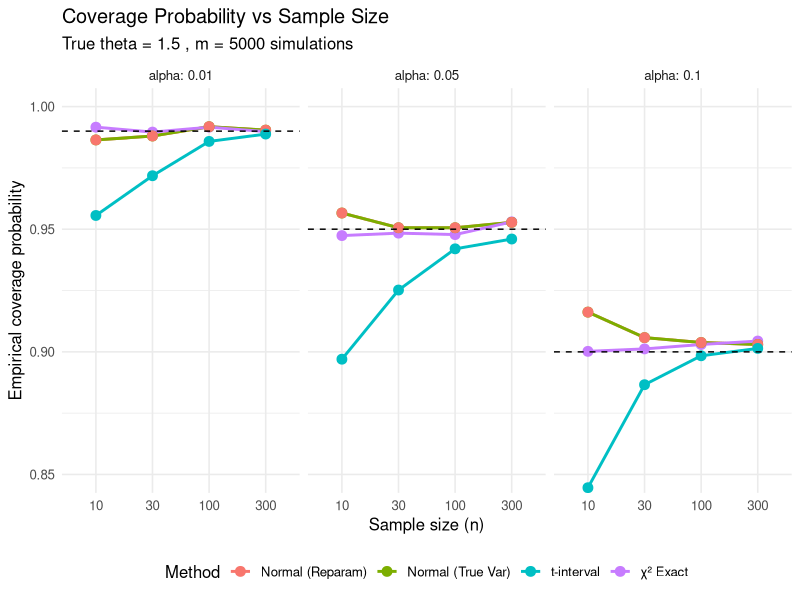
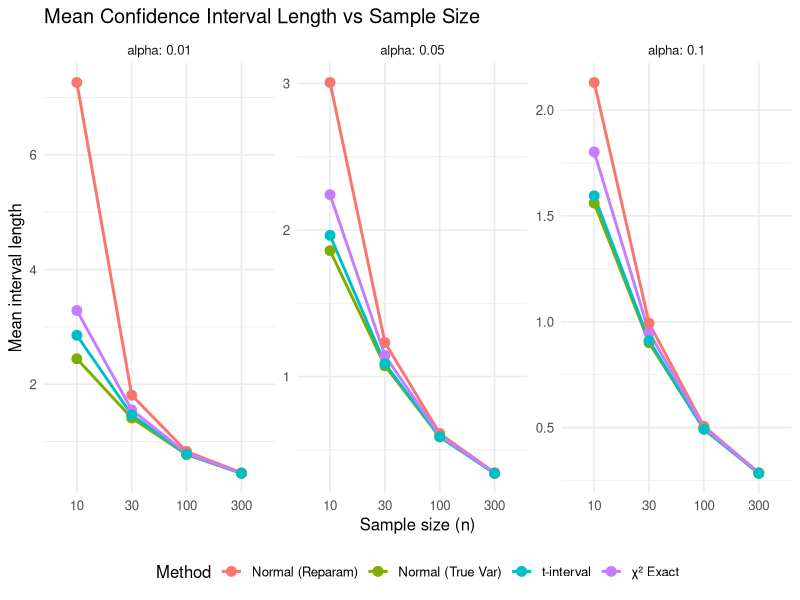
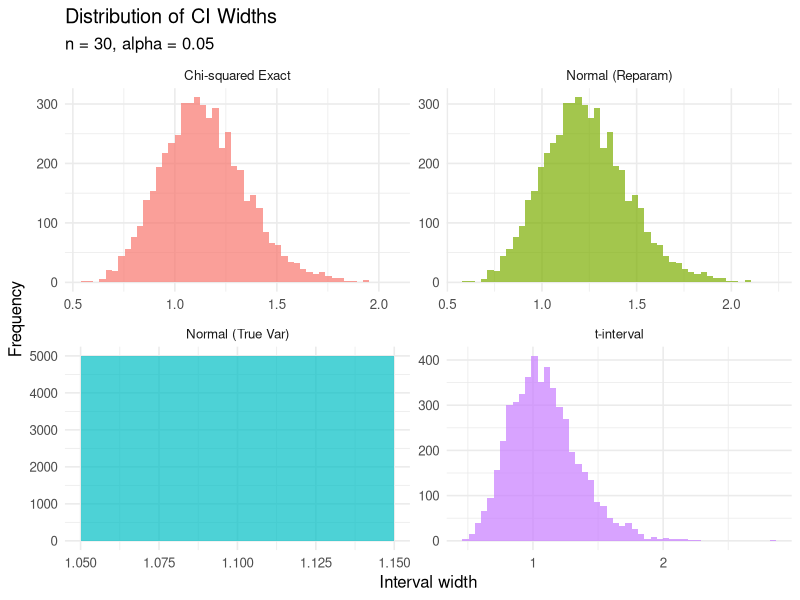
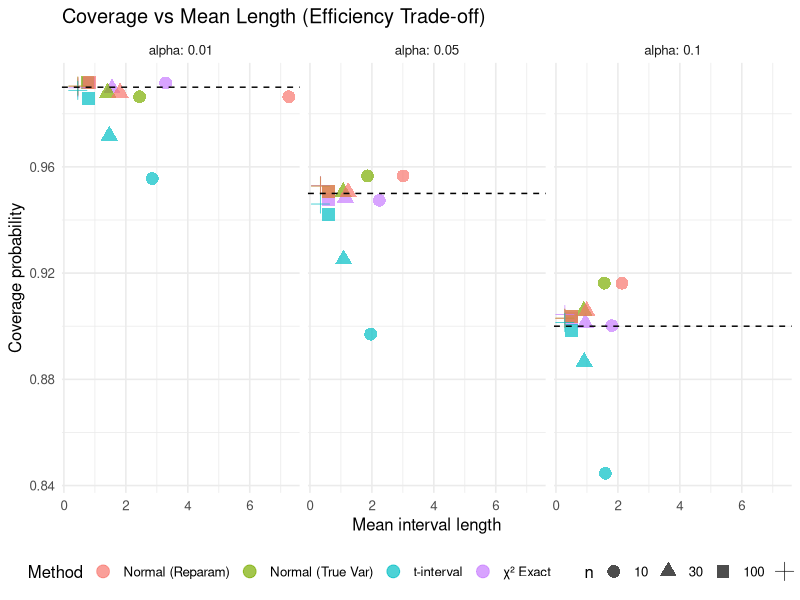
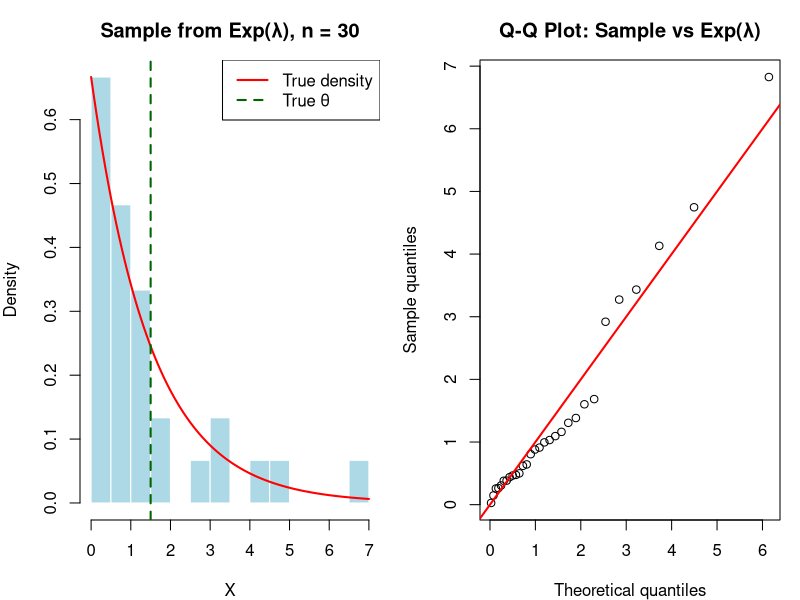

R code for these plots, in order:
## ---- chunk 1
library(ggplot2)
library(dplyr)
library(knitr)
## ---- chunk 2
set.seed(15)
team_id <- 15
theta   <- team_id / 10
lambda  <- 1 / theta

cat("Team ID:", team_id, "\n")
cat("θ =", theta, "\n")
cat("λ =", lambda, "\n\n")
## ---- chunk 3
ci_exp_chisq <- function(x, alpha){
  n    <- length(x)
  xbar <- mean(x)
  df   <- 2 * n
  
  lower <- 2 * n * xbar / qchisq(1 - alpha/2, df = df)
  upper <- 2 * n * xbar / qchisq(alpha/2, df = df)
  c(lower = lower, upper = upper)
}

ci_exp_normal_truevar <- function(x, alpha, theta_true){
  n    <- length(x)
  xbar <- mean(x)
  z    <- qnorm(1 - alpha/2)
  half <- z * theta_true / sqrt(n)
  c(lower = xbar - half, upper = xbar + half)
}

ci_exp_normal_reparam <- function(x, alpha){
  n    <- length(x)
  xbar <- mean(x)
  z    <- qnorm(1 - alpha/2)
  a    <- z / sqrt(n)
  
  lower <- xbar / (1 + a)
  upper <- xbar / (1 - a)
  c(lower = lower, upper = upper)
}

ci_exp_t <- function(x, alpha){
  n    <- length(x)
  xbar <- mean(x)
  s    <- sd(x)
  tval <- qt(1 - alpha/2, df = n - 1)
  half <- tval * s / sqrt(n)
  c(lower = xbar - half, upper = xbar + half)
}

## ---- chunk 4
simulate_exp_ci <- function(theta, n, m, alpha){
  lambda <- 1 / theta
  
  cover_counts <- numeric(4)
  length_sums  <- numeric(4)
  widths_store <- matrix(NA, nrow = m, ncol = 4)
  
  for (i in 1:m){
    x <- rexp(n, rate = lambda)
    
    ci1 <- ci_exp_chisq(x, alpha)
    ci2 <- ci_exp_normal_truevar(x, alpha, theta_true = theta)
    ci3 <- ci_exp_normal_reparam(x, alpha)
    ci4 <- ci_exp_t(x, alpha)
    
    cis <- list(ci1, ci2, ci3, ci4)
    
    for (k in 1:4){
      lower <- cis[[k]][1]
      upper <- cis[[k]][2]
      width <- upper - lower
      
      if (lower <= theta && theta <= upper){
        cover_counts[k] <- cover_counts[k] + 1
      }
      length_sums[k] <- length_sums[k] + width
      widths_store[i, k] <- width
    }
  }
  
  list(
    summary = data.frame(
      method = c("χ² Exact", "Normal (True Var)", "Normal (Reparam)", "t-interval"),
      alpha  = alpha,
      n      = n,
      m      = m,
      coverage = cover_counts / m,
      mean_length = length_sums / m,
      se_coverage = sqrt((cover_counts/m) * (1 - cover_counts/m) / m)
    ),
    widths = widths_store
  )
}

## ---- chunk 5
alphas <- c(0.1, 0.05, 0.01)
n_vec  <- c(10, 30, 100, 300)
m      <- 5000

results_list <- list()
all_widths <- list()

cat("Running simulations...\n")
for (n in n_vec){
  for (alpha in alphas){
    cat(sprintf("  n=%d, α=%.2f\n", n, alpha))
    res <- simulate_exp_ci(theta = theta, n = n, m = m, alpha = alpha)
    results_list[[length(results_list) + 1]] <- res$summary
    all_widths[[paste0("n", n, "_a", alpha)]] <- res$widths
  }
}

results <- do.call(rbind, results_list)
results$nominal_coverage <- 1 - results$alpha

## ---- chunk 6
print(results)
## ---- chunk 7
p1 <- ggplot(results, aes(x = factor(n), y = coverage, color = method, group = method)) +
  geom_line(linewidth = 1) +
  geom_point(size = 3) +
  geom_hline(aes(yintercept = nominal_coverage), linetype = "dashed", color = "black") +
  facet_wrap(~alpha, labeller = label_both) +
  theme_minimal(base_size = 12) +
  labs(
    title = "Coverage Probability vs Sample Size",
    subtitle = paste("True theta =", theta, ", m =", m, "simulations"),
    x = "Sample size (n)",
    y = "Empirical coverage probability",
    color = "Method"
  ) +
  theme(legend.position = "bottom") +
  coord_cartesian(ylim = c(0.85, 1.0))

print(p1)
## ---- chunk 8
p2 <- ggplot(results, aes(x = factor(n), y = mean_length, color = method, group = method)) +
  geom_line(size = 1) +
  geom_point(size = 3) +
  facet_wrap(~alpha, labeller = label_both, scales = "free_y") +
  theme_minimal(base_size = 12) +
  labs(
    title = "Mean Confidence Interval Length vs Sample Size",
    x = "Sample size (n)",
    y = "Mean interval length",
    color = "Method"
  ) +
  theme(legend.position = "bottom")

print(p2)
## ---- chunk 9
widths_df <- data.frame(
  width = c(all_widths[["n30_a0.05"]]),
  method = rep(c("Chi-squared Exact", "Normal (True Var)", "Normal (Reparam)", "t-interval"), 
               each = m)
)

p3 <- ggplot(widths_df, aes(x = width, fill = method)) +
  geom_histogram(bins = 50, alpha = 0.7) +
  facet_wrap(~method, scales = "free", ncol = 2) +
  theme_minimal(base_size = 12) +
  labs(
    title = "Distribution of CI Widths",
    subtitle = "n = 30, alpha = 0.05",
    x = "Interval width",
    y = "Frequency"
  ) +
  theme(legend.position = "none")

print(p3)
## ---- chunk 10
results$efficiency <- results$coverage / results$mean_length

p4 <- ggplot(results, aes(x = mean_length, y = coverage, color = method, shape = factor(n))) +
  geom_point(size = 4, alpha = 0.7) +
  geom_hline(aes(yintercept = nominal_coverage), linetype = "dashed") +
  facet_wrap(~alpha, labeller = label_both) +
  theme_minimal(base_size = 12) +
  labs(
    title = "Coverage vs Mean Length (Efficiency Trade-off)",
    x = "Mean interval length",
    y = "Coverage probability",
    color = "Method",
    shape = "n"
  ) +
  theme(legend.position = "bottom")

print(p4)
## ---- chunk 11

results$lower_bound <- results$nominal_coverage - 2 * results$se_coverage
results$upper_bound <- results$nominal_coverage + 2 * results$se_coverage
results$coverage_ok <- with(results, coverage >= lower_bound & coverage <= upper_bound)

cat("\nCoverage within 95% confidence bounds:\n")
print(table(results$method, results$coverage_ok))

best_methods <- results[results$coverage_ok, ]
best_methods <- best_methods[order(best_methods$n, best_methods$alpha, best_methods$mean_length), ]
best_methods <- best_methods[!duplicated(paste(best_methods$n, best_methods$alpha)), ]

print(best_methods[, c("n", "alpha", "method", "coverage", "mean_length")], 
      digits = 4, row.names = FALSE)
## ---- chunk 12
set.seed(15)
n_sample <- 30
x_sample <- rexp(n_sample, rate = lambda)

par(mfrow = c(1, 2), mar = c(4, 4, 3, 1))

hist(x_sample, breaks = 20, probability = TRUE,
     main = paste("Sample from Exp(λ), n =", n_sample),
     xlab = "X", col = "lightblue", border = "white")
curve(dexp(x, rate = lambda), add = TRUE, col = "red", lwd = 2)
abline(v = theta, col = "darkgreen", lwd = 2, lty = 2)
legend("topright", c("True density", "True θ"), 
       col = c("red", "darkgreen"), lwd = 2, lty = c(1, 2))

qqplot(qexp(ppoints(n_sample), rate = lambda), x_sample,
       main = "Q-Q Plot: Sample vs Exp(λ)",
       xlab = "Theoretical quantiles", ylab = "Sample quantiles")
abline(0, 1, col = "red", lwd = 2)

par(mfrow = c(1, 1))
